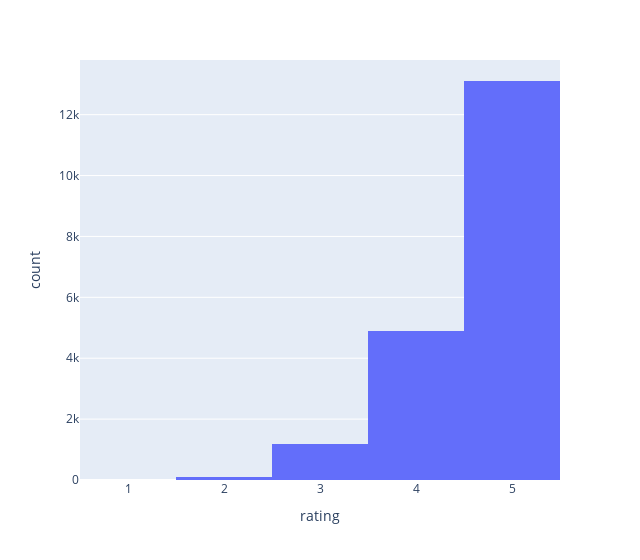
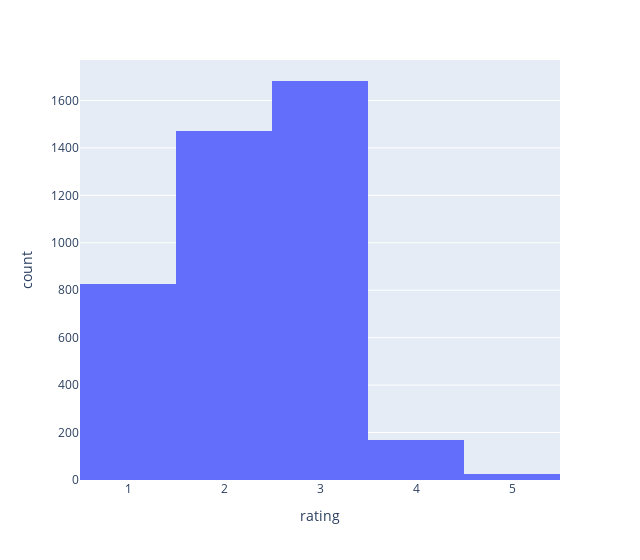

Here is the notebook cell these charts were saved with, in order:
### Code cell
fig = px.histogram(df[df['recommended_ind']==1], x='rating')
fig.update_layout(width=640)
fig.show()

fig = px.histogram(df[df['recommended_ind']==0], x='rating')
fig.update_layout(width=640)
fig.show()

### Figure 1 — Plotly figure (JSON) as saved in the notebook; plotly's stock layout.template omitted (floating-point values rounded to 4 significant figures; data arrays with more than 128 entries replaced by an {"elided": "..."} marker saying what was removed)
{"data": [{"alignmentgroup": "True", "bingroup": "x", "hovertemplate": "rating=%{x}<br>count=%{y}<extra></extra>", "legendgroup": "", "marker": {"color": "#636efa", "pattern": {"shape": ""}}, "name": "", "offsetgroup": "", "orientation": "v", "showlegend": false, "type": "histogram", "x": {"elided": "19314 int values"}, "xaxis": "x", "yaxis": "y"}], "layout": {"barmode": "relative", "legend": {"tracegroupgap": 0}, "margin": {"t": 60}, "width": 640, "xaxis": {"anchor": "y", "domain": [0, 1], "title": {"text": "rating"}}, "yaxis": {"anchor": "x", "domain": [0, 1], "title": {"text": "count"}}}}

### Figure 2 — Plotly figure (JSON) as saved in the notebook; plotly's stock layout.template omitted (floating-point values rounded to 4 significant figures; data arrays with more than 128 entries replaced by an {"elided": "..."} marker saying what was removed)
{"data": [{"alignmentgroup": "True", "bingroup": "x", "hovertemplate": "rating=%{x}<br>count=%{y}<extra></extra>", "legendgroup": "", "marker": {"color": "#636efa", "pattern": {"shape": ""}}, "name": "", "offsetgroup": "", "orientation": "v", "showlegend": false, "type": "histogram", "x": {"elided": "4172 int values"}, "xaxis": "x", "yaxis": "y"}], "layout": {"barmode": "relative", "legend": {"tracegroupgap": 0}, "margin": {"t": 60}, "width": 640, "xaxis": {"anchor": "y", "domain": [0, 1], "title": {"text": "rating"}}, "yaxis": {"anchor": "x", "domain": [0, 1], "title": {"text": "count"}}}}
